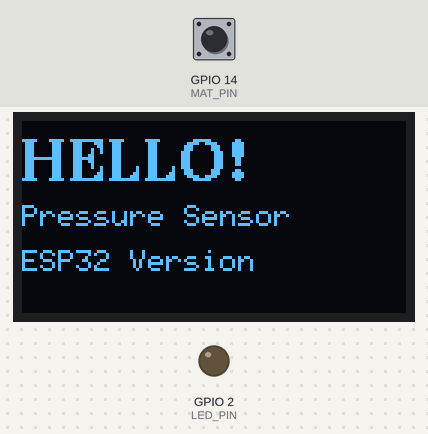
A sketch run on a simulated ESP32. On the bench: 128×64 one-colour display, output pins drawn as LEDs (lit = HIGH). Inputs (shaded band) come from the test bench; at power-on: GPIO 14 (MAT_PIN) HIGH. WiFi joins after 1.5 s; servers stay silent unless stated; no MQTT or app messages arrive unless stated; not simulated (calls return 0 or success): arduino_secrets.h; what the sketch prints to the serial monitor is not drawn.

Above: at 2.1 s.
At 8.8 s:
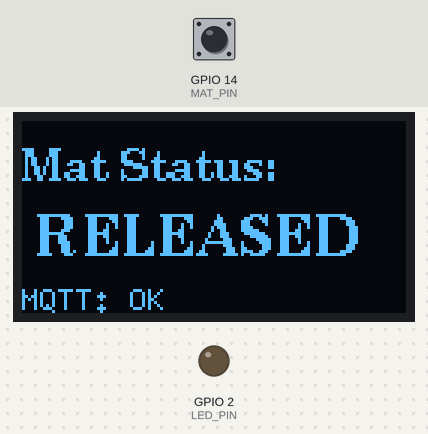
8.9 s: GPIO 14 (MAT_PIN) pulled LOW for 0.15 s
At 9.05 s:
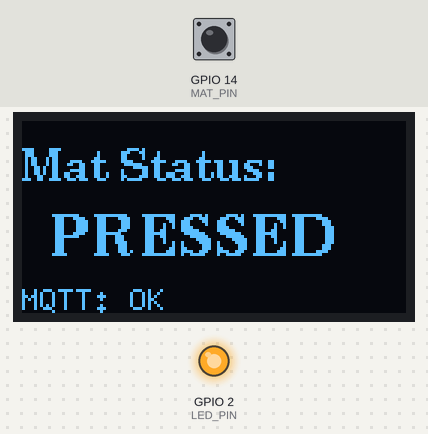
10.6 s: GPIO 14 (MAT_PIN) pulled LOW for 3.2 s
At 14.7 s:
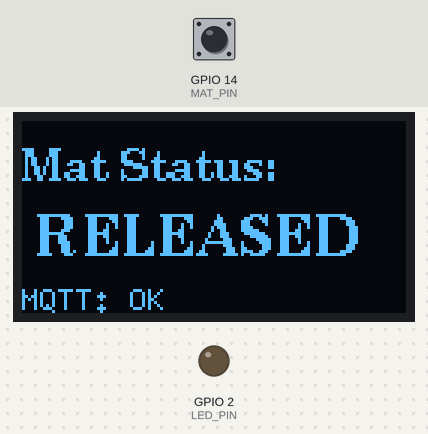
Timing chart, 0 to 16.2 s (numbered marks = the images above; inputs shaded):
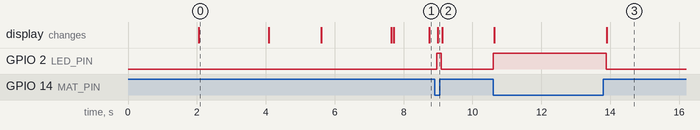

Measured:
- after the input at 8.9 s, GPIO 2 (LED_PIN): LOW → HIGH after 0.07 s, → LOW 0.13 s later; the display: changes after 0.09 s (image 2)
- after the input at 10.6 s, GPIO 2 (LED_PIN): LOW → HIGH at once, → LOW 3.3 s later; the display: first changes at once (image 3 shows a later state)
- what the display in image 0 shows lasts 2.0 s, from 2.1 s to 4.1 s

The sketch:

perssurepad.ino
```cpp
#include <U8g2lib.h>
#include <Wire.h>
#include <WiFi.h>
#include <PubSubClient.h>
#include <arduino_secrets.h>
/********* WIFI *********/
char ssid[] = SECRET_SSID;
char pass[] = SECRET_PASS;

/********* MQTT *********/
static const char* MQTT_HOST = "mqtt.cetools.org";
static const int   MQTT_PORT = 1884;
static const char* MQTT_CLIENTID = "PRESSURE_PAD_JRONG_ESP32";
const char* mqtt_topic = "student/CASA0019/Junrong/pressurepad";

/********* MQTT Authentication *********/
static const char* MQTT_USER = "student";
static const char* MQTT_PASS = "ce2021-mqtt-forget-whale";

/********* Hardware *********/
// ESP32 I2C pins: SDA=21, SCL=22 (default)
U8G2_SSD1306_128X64_NONAME_F_HW_I2C u8g2(U8G2_R0, U8X8_PIN_NONE, 22, 21);

const int MAT_PIN = 14;  // GPIO14 for pressure mat
const int LED_PIN = 2;   // ESP32 built-in LED

WiFiClient wifiClient;
PubSubClient mqtt(wifiClient);

bool matPressed = false;
bool lastMatPressed = false;

unsigned long lastConnectionAttempt = 0;
const unsigned long RECONNECT_INTERVAL_MS = 5000;

void setup() {
  Serial.begin(115200);  // ESP32 typically uses 115200
  delay(2000);

  pinMode(MAT_PIN, INPUT_PULLUP);
  pinMode(LED_PIN, OUTPUT);

  Serial.println("=== ESP32 Pressure Mat MQTT Publisher ===");

  // Initialize I2C for display
  Wire.begin(21, 22);  // SDA=21, SCL=22

  // Initialize display
  u8g2.begin();
  u8g2.enableUTF8Print();
  u8g2.clearBuffer();
  u8g2.setFont(u8g2_font_ncenB14_tr);
  u8g2.drawStr(0, 20, "HELLO!");
  u8g2.setFont(u8g2_font_6x10_tr);
  u8g2.drawStr(0, 35, "Pressure Sensor");
  u8g2.drawStr(0, 50, "ESP32 Version");
  u8g2.sendBuffer();
  delay(2000);

  // Connect to WiFi
  connectWiFi();

  // Setup MQTT
  mqtt.setServer(MQTT_HOST, MQTT_PORT);

  Serial.println("Setup complete!");
}

void connectWiFi() {
  // Early return if already connected
  if (WiFi.status() == WL_CONNECTED) return;

  Serial.print("Connecting to WiFi: ");
  Serial.println(ssid);

  u8g2.clearBuffer();
  u8g2.setFont(u8g2_font_6x10_tr);
  u8g2.drawStr(0, 15, "Connecting WiFi...");
  u8g2.sendBuffer();

  WiFi.begin(ssid, pass);

  int attempts = 0;
  while (WiFi.status() != WL_CONNECTED && attempts < 40) {
    delay(500);
    Serial.print(".");
    attempts++;
  }

  if (WiFi.status() == WL_CONNECTED) {
    Serial.println("\n✓ WiFi Connected!");
    Serial.print("IP: ");
    Serial.println(WiFi.localIP());

    u8g2.clearBuffer();
    u8g2.setFont(u8g2_font_6x10_tr);
    u8g2.drawStr(0, 15, "WiFi Connected!");

    char ipStr[20];
    sprintf(ipStr, "%d.%d.%d.%d",
            WiFi.localIP()[0],
            WiFi.localIP()[1],
            WiFi.localIP()[2],
            WiFi.localIP()[3]);
    u8g2.drawStr(0, 30, ipStr);
    u8g2.sendBuffer();
    delay(2000);
  } else {
    Serial.println("\n✗ WiFi Failed!");
    u8g2.clearBuffer();
    u8g2.setFont(u8g2_font_6x10_tr);
    u8g2.drawStr(0, 15, "WiFi Failed!");
    u8g2.sendBuffer();
    delay(2000);
  }
}

void ensureMQTT() {
  // Early return if already connected
  if (mqtt.connected()) return;

  // Don't try too often
  if (millis() - lastConnectionAttempt < RECONNECT_INTERVAL_MS) return;

  lastConnectionAttempt = millis();

  Serial.print("MQTT connect ");
  Serial.print(MQTT_HOST);
  Serial.print(":");
  Serial.println(MQTT_PORT);

  u8g2.clearBuffer();
  u8g2.setFont(u8g2_font_6x10_tr);
  u8g2.drawStr(0, 15, "Connecting MQTT...");
  u8g2.sendBuffer();

  // Connect WITH authentication
  bool ok = mqtt.connect(MQTT_CLIENTID, MQTT_USER, MQTT_PASS);

  if (ok) {
    Serial.println("✓ MQTT Connected!");
    Serial.print("Client ID: ");
    Serial.println(MQTT_CLIENTID);
    Serial.print("Topic: ");
    Serial.println(mqtt_topic);

    u8g2.clearBuffer();
    u8g2.setFont(u8g2_font_6x10_tr);
    u8g2.drawStr(0, 15, "MQTT Connected!");
    u8g2.sendBuffer();
    delay(1000);

    // Send initial state
    const char* initialState = matPressed ? "pressed" : "released";
    mqtt.publish(mqtt_topic, initialState, true);

    Serial.print("Initial state: ");
    Serial.println(initialState);

  } else {
    Serial.print("MQTT fail rc=");
    Serial.println(mqtt.state());

    u8g2.clearBuffer();
    u8g2.setFont(u8g2_font_6x10_tr);
    u8g2.drawStr(0, 15, "MQTT Failed!");
    char errorStr[20];
    sprintf(errorStr, "rc=%d", mqtt.state());
    u8g2.drawStr(0, 30, errorStr);
    u8g2.sendBuffer();
  }
}

void loop() {
  // Maintain WiFi connection
  if (WiFi.status() != WL_CONNECTED) {
    connectWiFi();
  }

  // Maintain MQTT connection (non-blocking)
  ensureMQTT();

  // Process MQTT messages
  mqtt.loop();

  // Read mat state
  matPressed = (digitalRead(MAT_PIN) == LOW);

  // Visual feedback (blink LED when pressed)
  digitalWrite(LED_PIN, matPressed ? HIGH : LOW);

  // Update display
  u8g2.clearBuffer();
  u8g2.setFont(u8g2_font_ncenB10_tr);
  u8g2.drawStr(0, 20, "Mat Status:");

  u8g2.setFont(u8g2_font_ncenB14_tr);
  if (matPressed) {
    u8g2.drawStr(10, 45, "PRESSED");
  } else {
    u8g2.drawStr(5, 45, "RELEASED");
  }

  // Show connection status
  u8g2.setFont(u8g2_font_6x10_tr);
  if (mqtt.connected()) {
    u8g2.drawStr(0, 63, "MQTT: OK");
  } else {
    u8g2.drawStr(0, 63, "MQTT: Connecting...");
  }

  u8g2.sendBuffer();

  // Publish only when state changes
  if (matPressed != lastMatPressed) {
    const char* status = matPressed ? "pressed" : "released";

    if (mqtt.publish(mqtt_topic, status, true)) {
      Serial.print("📤 Published: ");
      Serial.println(status);
    } else {
      Serial.println("❌ Publish failed");
    }

    lastMatPressed = matPressed;
  }

  delay(100);
}
```
